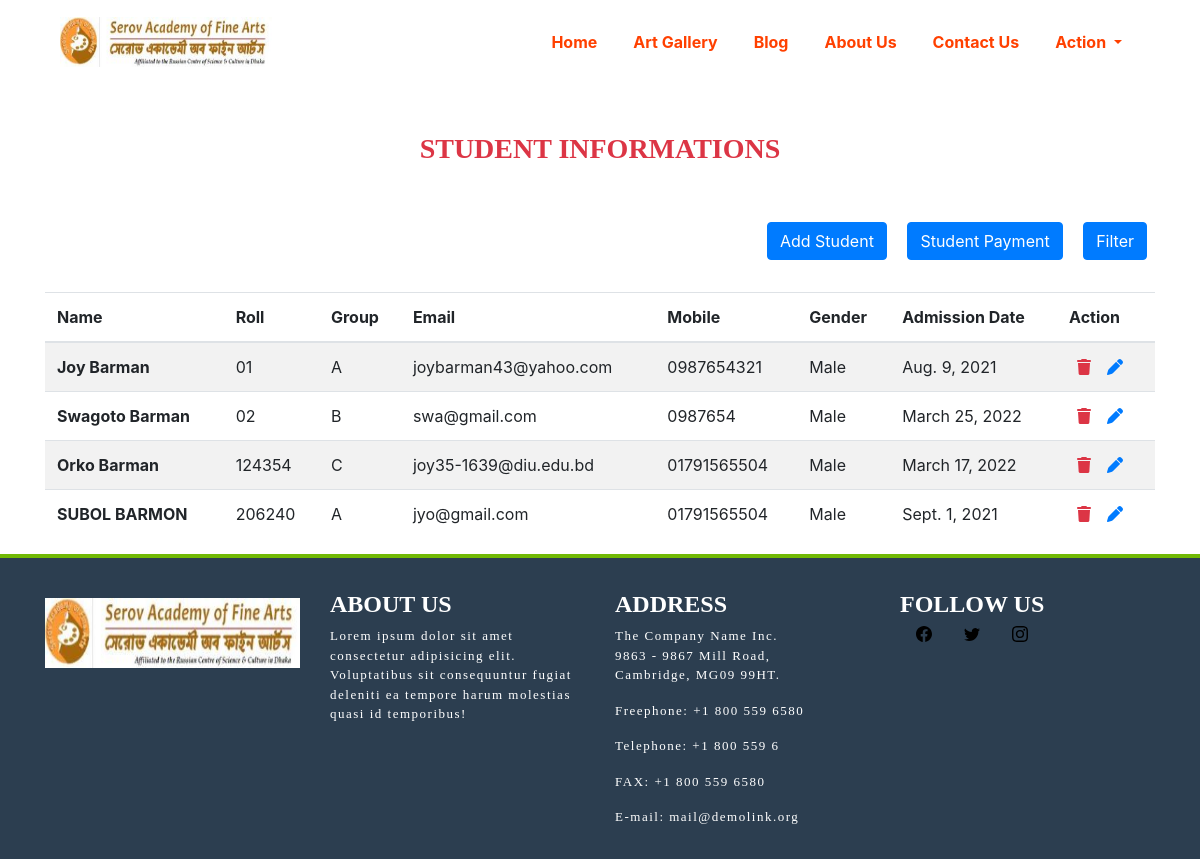
The page /students/ on the database its author committed.
### main/models.py (models this page shows, shortened)
class Student(models.Model):
    name =models.CharField(max_length=255)
    roll =models.CharField(max_length=255)
    group =models.ForeignKey(Group,on_delete=models.CASCADE)
    email =models.EmailField(max_length=255,null=True,blank=True)
    gender=models.CharField(max_length=10,choices=GENDER_CHOICES)
    mobile =models.CharField(max_length=255)
    photo = models.ImageField(upload_to='images/student/')
    blood =models.CharField(max_length=10,choices=BLOOD_CHOICES)
    address =models.CharField(max_length=255,null=True,blank=True)
    father_name =models.CharField(max_length=255,null=True,blank=True)
    mother_name =models.CharField(max_length=255,null=True,blank=True)
    admission_date =models.DateField()

class Group(models.Model):
    group=models.CharField(max_length=50)
    date=models.DateField(auto_now_add=True)
    def __str__(self):
        return self.group

### main/views.py (the view)
# urls.py: path('students/', StudentView.as_view(), name="students"),
class StudentView(ListView):
    model = Student
    template_name = 'student.html'
    ordering = ['roll']

### main/templates/student.html
{% extends 'base.html' %}
{% block body %}
    <div class="container">
        <h3 class="text-uppercase font-weight-bold text-center text-danger my-5">student informations</h3>
            <div class="text-right">
                <a class="btn btn-primary text-white m-2" href="{% url 'add-student' %}">Add Student</a>
                <a class="btn btn-primary text-white m-2" href="{% url 'student-payment' %}">Student Payment</a>
                <a class="btn btn-primary text-white m-2">Filter</a>
            </div>
        <table class="table table-striped mt-4" >
            <thead>
            <tr>
                <th scope="col">Name</th>
                <th scope="col">Roll</th>
                <th scope="col">Group</th>
                <th scope="col">Email</th>
                <th scope="col">Mobile</th>
                <th scope="col">Gender</th>
                <th scope="col">Admission Date</th>
                <th scope="col">Action</th>
            </tr>
            </thead>
            <tbody>
            {% for student in object_list %}
                <tr>
                    <th scope="row" class="text-capitalize">{{ student.name }}</th>
                    <td>{{ student.roll }}</td>
                    <td>{{ student.group }}</td>
                    <td>{{ student.email }}</td>
                    <td>{{ student.mobile }}</td>
                    <td>{{ student.gender }}</td>
                    <td>{{ student.admission_date }}</td>
                    <td><a class="fas fa-trash text-danger mx-2" href="{% url 'delete-student' student.pk %}"></a><a class="fas fa-pen text-primary mx-2" href="{% url 'edit-student' student.pk %}"></a></td>
                </tr>
            {% endfor %}
            </tbody>
        </table>
    </div>
{% endblock %}

### rows shown on the page
Student: name "Joy Barman", roll "01", group "A", email "joybarman43@yahoo.com", mobile "0987654321", gender "Male", admission_date "Aug. 9, 2021"
Student: name "Swagoto Barman", roll "02", group "B", email "swa@gmail.com", mobile "0987654", gender "Male", admission_date "March 25, 2022"
Student: name "Orko Barman", roll "124354", group "C", email "joy35-1639@diu.edu.bd", mobile "01791565504", gender "Male", admission_date "March 17, 2022"
Student: name "SUBOL BARMON", roll "206240", group "A", email "jyo@gmail.com", mobile "01791565504", gender "Male", admission_date "Sept. 1, 2021"
